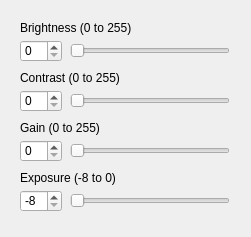
<?xml version="1.0" encoding="UTF-8"?>
<ui version="4.0">
 <class>Parameters</class>
 <widget class="QWidget" name="Parameters">
  <property name="geometry">
   <rect>
    <x>0</x>
    <y>0</y>
    <width>251</width>
    <height>237</height>
   </rect>
  </property>
  <property name="windowTitle">
   <string>Form</string>
  </property>
  <widget class="QSpinBox" name="contrastSpinBox">
   <property name="geometry">
    <rect>
     <x>20</x>
     <y>90</y>
     <width>42</width>
     <height>22</height>
    </rect>
   </property>
   <property name="minimumSize">
    <size>
     <width>42</width>
     <height>22</height>
    </size>
   </property>
   <property name="maximum">
    <number>255</number>
   </property>
  </widget>
  <widget class="QSpinBox" name="gainSpinBox">
   <property name="geometry">
    <rect>
     <x>20</x>
     <y>140</y>
     <width>42</width>
     <height>22</height>
    </rect>
   </property>
   <property name="minimumSize">
    <size>
     <width>42</width>
     <height>22</height>
    </size>
   </property>
   <property name="maximum">
    <number>255</number>
   </property>
  </widget>
  <widget class="QSlider" name="contrastSlider">
   <property name="geometry">
    <rect>
     <x>70</x>
     <y>90</y>
     <width>160</width>
     <height>22</height>
    </rect>
   </property>
   <property name="maximumSize">
    <size>
     <width>160</width>
     <height>16777215</height>
    </size>
   </property>
   <property name="maximum">
    <number>255</number>
   </property>
   <property name="orientation">
    <enum>Qt::Horizontal</enum>
   </property>
  </widget>
  <widget class="QSpinBox" name="brightnessSpinBox">
   <property name="geometry">
    <rect>
     <x>20</x>
     <y>40</y>
     <width>42</width>
     <height>22</height>
    </rect>
   </property>
   <property name="minimumSize">
    <size>
     <width>42</width>
     <height>22</height>
    </size>
   </property>
   <property name="maximum">
    <number>255</number>
   </property>
  </widget>
  <widget class="QLabel" name="label_2">
   <property name="geometry">
    <rect>
     <x>20</x>
     <y>70</y>
     <width>211</width>
     <height>16</height>
    </rect>
   </property>
   <property name="text">
    <string>Contrast (0 to 255)</string>
   </property>
  </widget>
  <widget class="QLabel" name="label_3">
   <property name="geometry">
    <rect>
     <x>20</x>
     <y>120</y>
     <width>211</width>
     <height>16</height>
    </rect>
   </property>
   <property name="text">
    <string>Gain (0 to 255)</string>
   </property>
  </widget>
  <widget class="QLabel" name="label_4">
   <property name="geometry">
    <rect>
     <x>20</x>
     <y>170</y>
     <width>211</width>
     <height>16</height>
    </rect>
   </property>
   <property name="text">
    <string>Exposure (-8 to 0)</string>
   </property>
  </widget>
  <widget class="QSlider" name="gainSlider">
   <property name="geometry">
    <rect>
     <x>70</x>
     <y>140</y>
     <width>160</width>
     <height>22</height>
    </rect>
   </property>
   <property name="maximumSize">
    <size>
     <width>160</width>
     <height>16777215</height>
    </size>
   </property>
   <property name="maximum">
    <number>255</number>
   </property>
   <property name="orientation">
    <enum>Qt::Horizontal</enum>
   </property>
  </widget>
  <widget class="QSlider" name="exposureSlider">
   <property name="geometry">
    <rect>
     <x>70</x>
     <y>190</y>
     <width>160</width>
     <height>22</height>
    </rect>
   </property>
   <property name="maximumSize">
    <size>
     <width>160</width>
     <height>16777215</height>
    </size>
   </property>
   <property name="minimum">
    <number>-8</number>
   </property>
   <property name="maximum">
    <number>0</number>
   </property>
   <property name="value">
    <number>-8</number>
   </property>
   <property name="orientation">
    <enum>Qt::Horizontal</enum>
   </property>
  </widget>
  <widget class="QSlider" name="brightnessSlider">
   <property name="geometry">
    <rect>
     <x>70</x>
     <y>40</y>
     <width>160</width>
     <height>22</height>
    </rect>
   </property>
   <property name="maximumSize">
    <size>
     <width>160</width>
     <height>16777215</height>
    </size>
   </property>
   <property name="maximum">
    <number>255</number>
   </property>
   <property name="orientation">
    <enum>Qt::Horizontal</enum>
   </property>
  </widget>
  <widget class="QSpinBox" name="exposureSpinBox">
   <property name="geometry">
    <rect>
     <x>20</x>
     <y>190</y>
     <width>42</width>
     <height>22</height>
    </rect>
   </property>
   <property name="minimumSize">
    <size>
     <width>42</width>
     <height>22</height>
    </size>
   </property>
   <property name="minimum">
    <number>-8</number>
   </property>
   <property name="maximum">
    <number>0</number>
   </property>
   <property name="value">
    <number>-8</number>
   </property>
  </widget>
  <widget class="QLabel" name="label">
   <property name="geometry">
    <rect>
     <x>20</x>
     <y>20</y>
     <width>211</width>
     <height>16</height>
    </rect>
   </property>
   <property name="text">
    <string>Brightness (0 to 255)</string>
   </property>
  </widget>
 </widget>
 <resources/>
 <connections/>
</ui>
